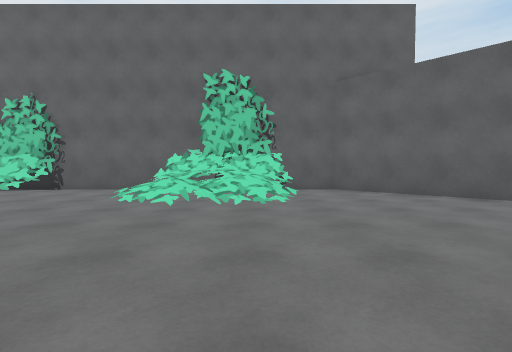
view 1 (above)

20 first-person views from a walk through a Unity game level. The camera is 1.2 m above the floor, tilts 2° down and sees 85° across. The floor is counted in squares, 2 m on a side. Each view is taken from the middle of a square. On the plan, view 1 faces up. The plan holds only what a view shows up to about 9 squares ahead; the rest is blank. The place goes on beyond the plan. The player is left out. Some animated figures are not drawn. Some surface patterns are stand-ins.

view 2
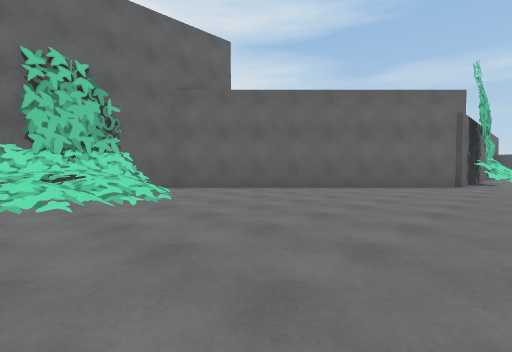

view 3
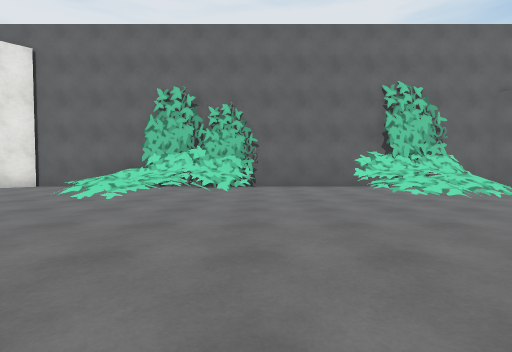

view 4
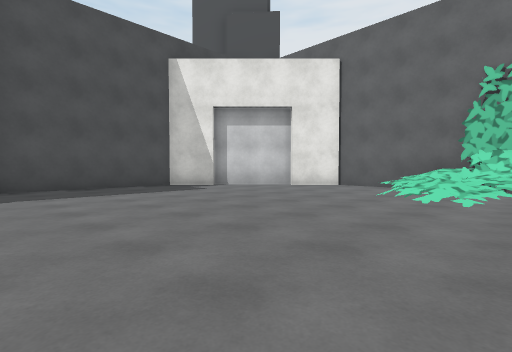

view 5
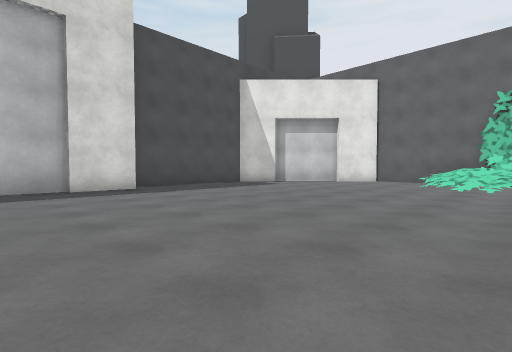

view 6
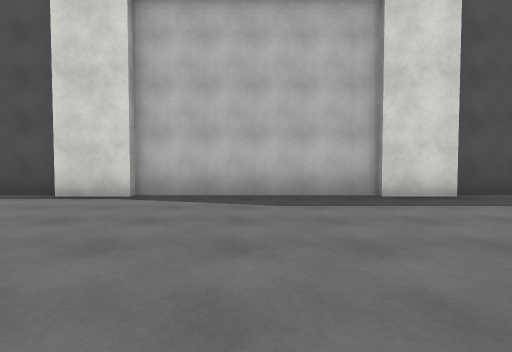

view 7
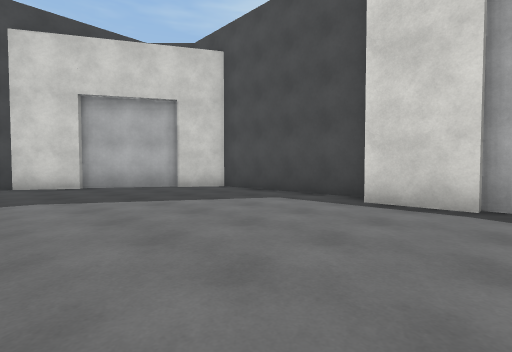

view 8
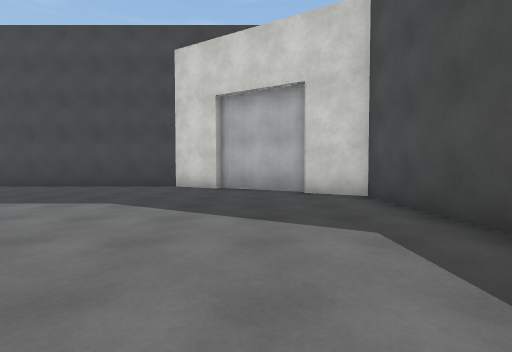

view 9
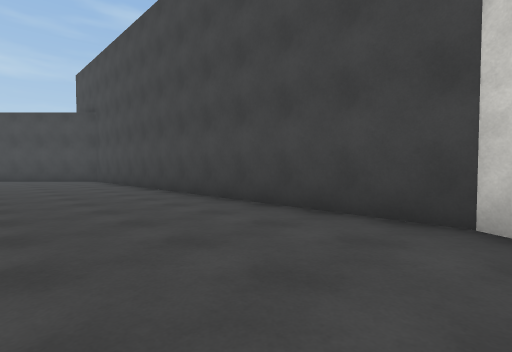

view 10
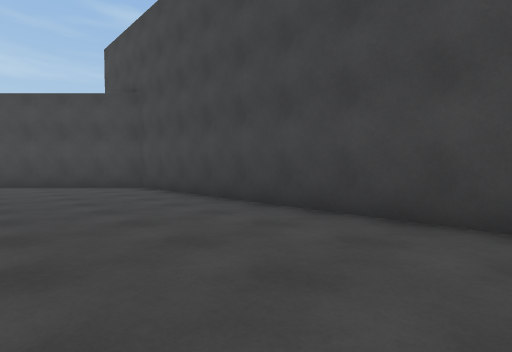

view 11
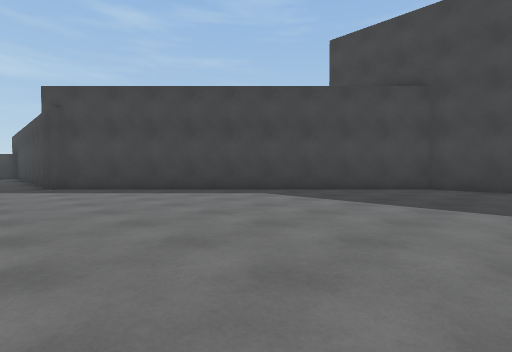

view 12
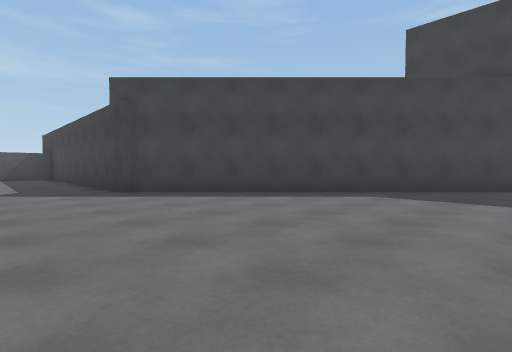

view 13
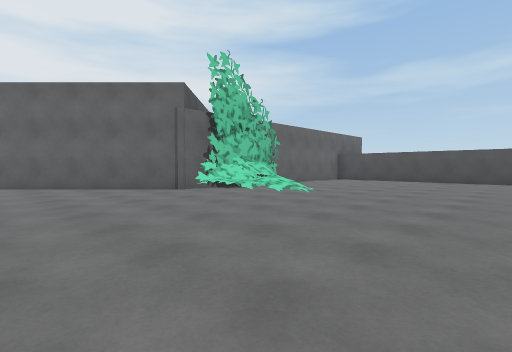

view 14
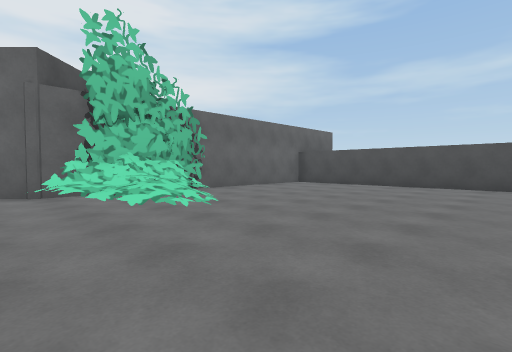

view 15
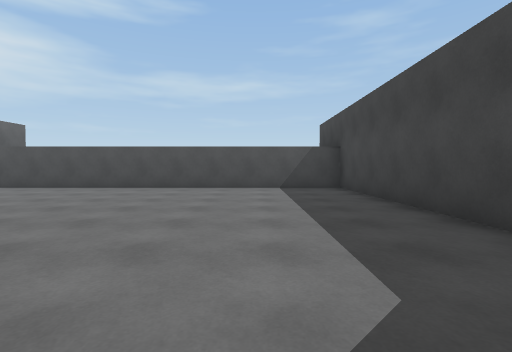

view 16
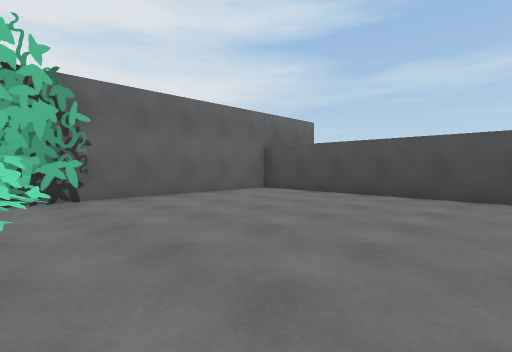

view 17
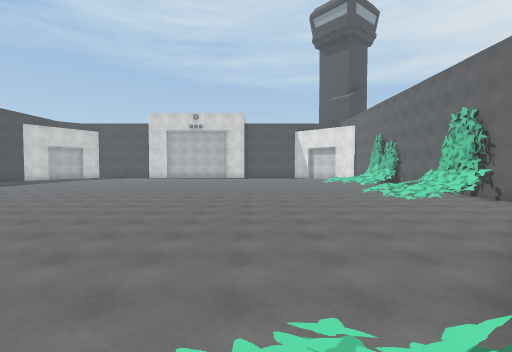

view 18
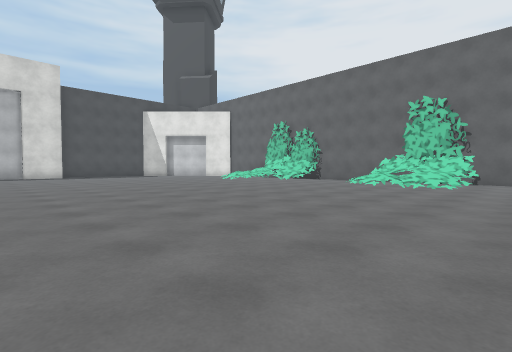

view 19
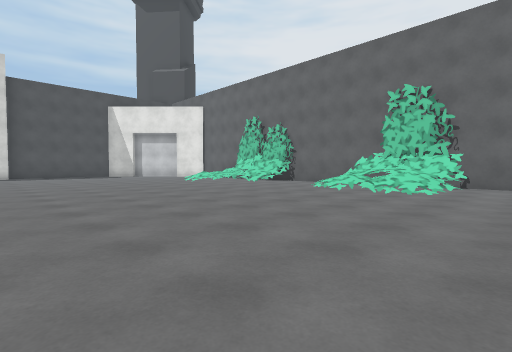

view 20
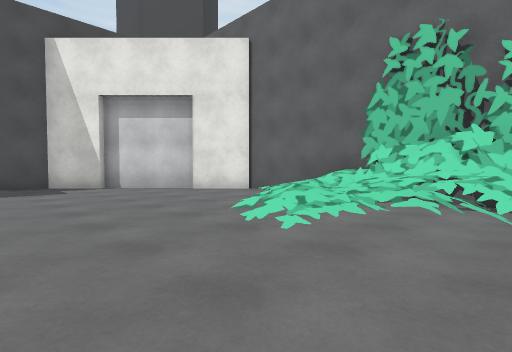

### Floor plan
Key: @ floor where view 1 was taken; # wall or solid block; . floor; / step, stairs or slope; O other object.
Columns run from 16 left of view 1 to 16 right of it. Each row starts with its distance up from view 1.
  8     ##O#   ####  ###
  7    ##.//O###..OOO#.##
  6   ##..//  //../ //..##
  5  ##....///.../////...##
  4 ##....../.....//......##
  3 #......................##
  2 #.......................#########
  1 #......................./O .....#
  0 #...............@.......///.....#
 -1 ##......................///.....#
 -2  #..............................#
 -3  #..............................#
 -4  #..............................#
 -5  #......        ................#
 -6  #.....         ....     .......#
 -7  #.....         ................#
 -8  #.....        .................#
 -9 ##.....        .................#
-10 #......        .........#########
-11 #......        ........##
-12 #.......       .......##
-13 #....................##
-14 ##..................##
-15  ##................##
-16   ####............##
-17      ##############

Positions as (right, up) in squares from view 1, and headings:
1: (0, 0), facing up
2: (-2, 0), facing up-right
3: (-5, -1), facing up
4: (-7, -1), facing up-left
5: (-7, -4), facing up-left
6: (-9, -5), facing left
7: (-10, -7), facing down-left
8: (-13, -8), facing down
9: (-11, -13), facing down-right
10: (-7, -13), facing down-right
11: (-1, -8), facing down-right
12: (1, -7), facing down-right
13: (4, -5), facing up-right
14: (7, -5), facing up-right
15: (8, -7), facing right
16: (10, -4), facing up-right
17: (9, 0), facing left
18: (2, -4), facing up-left
19: (2, -2), facing up-left
20: (-6, 2), facing up-left
